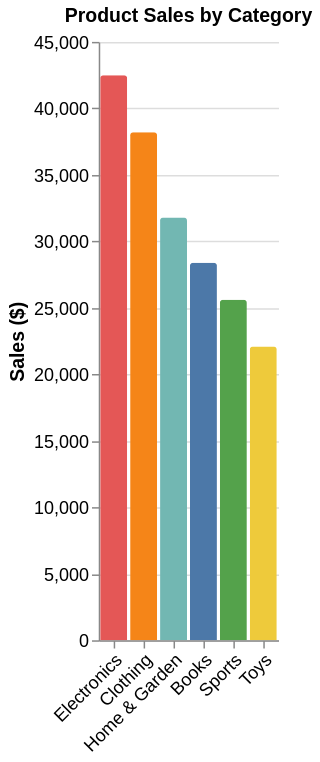

Write a Vega-Lite specification for this figure.
### Vega-Lite specification from a JSON file in a GitHub repository (floating-point values rounded to 4 significant figures)
{"$schema": "https://vega.github.io/schema/vega-lite/v6.json", "_metadata": {"dataFormat": "Array of objects with 'category' (nominal) and 'value' (quantitative) fields", "customization": ["Replace 'values' array with your data", "Change field names in encoding.x.field, encoding.y.field, encoding.color.field, and tooltip fields", "Adjust encoding.y.axis.title and encoding.y.axis.format for your units", "Modify title and description for your context"]}, "title": "Product Sales by Category", "description": "Bar chart comparing product sales across 6 retail categories. Values range from $22,100 (Toys) to $42,500 (Electronics).", "width": "container", "height": 400, "data": {"values": [{"category": "Electronics", "value": 42500}, {"category": "Clothing", "value": 38200}, {"category": "Home & Garden", "value": 31800}, {"category": "Books", "value": 28400}, {"category": "Sports", "value": 25600}, {"category": "Toys", "value": 22100}]}, "mark": {"type": "bar", "tooltip": true, "cornerRadiusTopLeft": 2, "cornerRadiusTopRight": 2}, "encoding": {"x": {"field": "category", "type": "nominal", "axis": {"title": null, "labelAngle": -45, "labelAlign": "right"}, "sort": "-y"}, "y": {"field": "value", "type": "quantitative", "axis": {"title": "Sales ($)", "format": ",.0f"}, "scale": {"zero": true}}, "color": {"field": "category", "type": "nominal", "scale": {"scheme": "tableau10"}, "legend": null}, "tooltip": [{"field": "category", "type": "nominal", "title": "Category"}, {"field": "value", "type": "quantitative", "title": "Sales ($)", "format": "$,.0f"}]}, "config": {"view": {"stroke": null}, "axis": {"labelFontSize": 12, "titleFontSize": 13}}}
